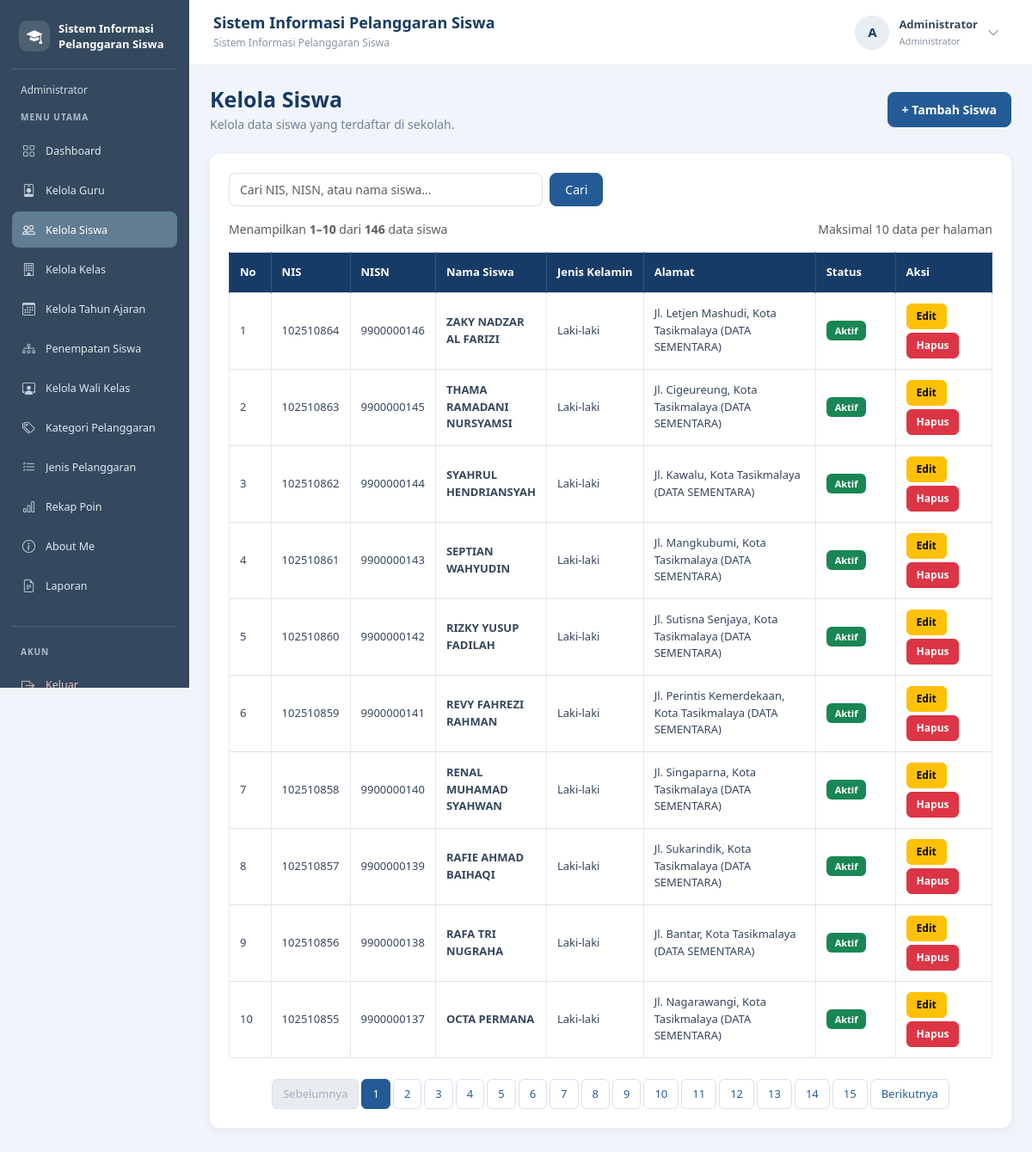
The page /siswa.php (signed in) on the database its author committed.
### tables this page shows
CREATE TABLE `t_siswa` (
  `id` int(11) NOT NULL,
  `nis` varchar(30) NOT NULL,
  `nisn` varchar(20) NOT NULL,
  `nama` varchar(150) NOT NULL,
  `jenis_kelamin` char(1) NOT NULL,
  `tanggal_lahir` date NOT NULL,
  `alamat` text NOT NULL,
  `status_aktif` tinyint(1) NOT NULL,
  `created_at` timestamp NOT NULL DEFAULT current_timestamp(),
  `updated_at` timestamp NOT NULL DEFAULT current_timestamp()
);

### siswa.php (the view, shortened to what this page needs)
<?php
include "config/koneksi.php";
$cari = trim($_GET['cari'] ?? '');
$batas = 10;
$halaman = max(1, (int)($_GET['halaman'] ?? 1));
$keyword = "%" . $cari . "%";
$stmtJumlah = mysqli_prepare(
    $koneksi,
    "SELECT COUNT(*) AS total
     FROM t_siswa
     WHERE nis LIKE ?
        OR nisn LIKE ?
        OR nama LIKE ?"
);
mysqli_stmt_bind_param($stmtJumlah, "sss", $keyword, $keyword, $keyword);
mysqli_stmt_execute($stmtJumlah);
$hasilJumlah = mysqli_stmt_get_result($stmtJumlah);
$dataJumlah = mysqli_fetch_assoc($hasilJumlah);
$totalData = (int)$dataJumlah['total'];
$totalHalaman = max(1, (int)ceil($totalData / $batas));
$halaman = min($halaman, $totalHalaman);
$offset = ($halaman - 1) * $batas;
$stmtData = mysqli_prepare(
    $koneksi,
    "SELECT id, nis, nisn, nama, jenis_kelamin,
            tanggal_lahir, alamat, status_aktif
     FROM t_siswa
     WHERE nis LIKE ?
        OR nisn LIKE ?
        OR nama LIKE ?
     ORDER BY id DESC
     LIMIT ? OFFSET ?"
);
mysqli_stmt_bind_param(
    $stmtData,
    "sssii",
    $keyword,
    $keyword,
    $keyword,
    $batas,
    $offset
);
mysqli_stmt_execute($stmtData);
$result = mysqli_stmt_get_result($stmtData);
$nomorAwal = $offset + 1;
$nomorAkhir = min($offset + $batas, $totalData);
function urlHalamanSiswa($nomorHalaman, $cari)
{
    return '?' . http_build_query([
        'cari' => $cari,
        'halaman' => $nomorHalaman
    ]);
}
?>
<!DOCTYPE html>
<html lang="id">
<head>
    <link href="https://cdn.jsdelivr.net/npm/bootstrap@5.3.8/dist/css/bootstrap.min.css"
          rel="stylesheet">
</head>
<body>
<?php include "includes/sidebar.php"; ?>
<?php include "includes/navbar.php"; ?>
<main class="konten-utama">
    <div class="d-flex flex-wrap justify-content-between align-items-center gap-3 mb-4">
        <div class="judul-halaman">
            <h2 class="mb-1">Kelola Siswa</h2>
            <p class="mb-0">Kelola data siswa yang terdaftar di sekolah.</p>
        </div>
        <a href="tambah_siswa.php" class="btn btn-primary btn-tambah">
            + Tambah Siswa
        </a>
    </div>
    <div class="card card-data">
        <div class="card-body">
            <form action="siswa.php" method="GET" class="row g-2 mb-3">
                <div class="col-md-6 col-lg-5">
                    <input
                        type="search"
                        name="cari"
                        class="form-control"
                        placeholder="Cari NIS, NISN, atau nama siswa..."
                        value="<?= htmlspecialchars($cari, ENT_QUOTES, 'UTF-8'); ?>">
                </div>
                <div class="col-auto">
                    <button type="submit" class="btn btn-primary btn-cari">
                        Cari
                    </button>
                </div>
            </form>
            <div class="d-flex flex-wrap justify-content-between align-items-center gap-2 mb-3">
                <small class="text-muted">
                    <?php if ($totalData > 0): ?>
                        Menampilkan
                        <strong><?= $nomorAwal; ?>–<?= $nomorAkhir; ?></strong>
                        dari <strong><?= $totalData; ?></strong> data siswa
                    <?php else: ?>
                        Tidak ada data siswa yang ditemukan.
                    <?php endif; ?>
                </small>
                <small class="text-muted">
                    Maksimal <?= $batas; ?> data per halaman
                </small>
            </div>
            <div class="table-responsive">
                <table class="table table-bordered table-hover align-middle">
                    <thead>
                        <tr>
                            <th width="55">No</th>
                            <th>NIS</th>
                            <th>NISN</th>
                            <th>Nama Siswa</th>
                            <th>Jenis Kelamin</th>
                            <th>Alamat</th>
                            <th width="120">Status</th>
                            <th width="145">Aksi</th>
                        </tr>
                    </thead>
                    <tbody>
                    <?php if ($totalData > 0): ?>
                        <?php while ($siswa = mysqli_fetch_assoc($result)): ?>
                            <tr>
                                <td><?= $nomorAwal++; ?></td>
                                <td>
                                    <?= htmlspecialchars($siswa['nis'] ?? '', ENT_QUOTES, 'UTF-8'); ?>
                                </td>
                                <td>
                                    <?= htmlspecialchars($siswa['nisn'] ?? '', ENT_QUOTES, 'UTF-8'); ?>
                                </td>
                                <td class="fw-semibold">
                                    <?= htmlspecialchars($siswa['nama'] ?? '', ENT_QUOTES, 'UTF-8'); ?>
                                </td>
                                <td>
                                    <?php
                                    if ($siswa['jenis_kelamin'] == 'L') {
                                        echo 'Laki-laki';
                                    } elseif ($siswa['jenis_kelamin'] == 'P') {
                                        echo 'Perempuan';
                                    } else {
                                        echo '-';
                                    }
                                    ?>
                                </td>
                                <td style="min-width: 200px; white-space: normal;">
                                    <?php
                                    $alamat = trim($siswa['alamat'] ?? '');
                                    echo $alamat !== ''
                                        ? htmlspecialchars($alamat, ENT_QUOTES, 'UTF-8')
                                        : '-';
                                    ?>
                                </td>
                                <td>
                                    <?php if ($siswa['status_aktif'] == 1): ?>
                                        <span class="badge bg-success">Aktif</span>
                                    <?php else: ?>
                                        <span class="badge bg-secondary">Tidak Aktif</span>
                                    <?php endif; ?>
                                </td>
                                <td>
                                    <div class="d-flex flex-wrap gap-1">
                                        <a
                                            href="edit_siswa.php?id=<?= (int)$siswa['id']; ?>"
                                            class="btn btn-warning btn-aksi">
                                            Edit
                                        </a>
                                        <form
                                            action="hapus_siswa.php"
                                            method="POST"
                                            class="d-inline"
                                            onsubmit="return confirm('Yakin ingin menghapus data siswa ini?');">
                                            <button
                                                type="submit"
                                                class="btn btn-danger btn-aksi">
                                                Hapus
                                            </button>
                                        </form>
                                    </div>
                                </td>
                            </tr>
                        <?php endwhile; ?>
                    <?php endif; ?>
                    </tbody>
                </table>
            </div>
            <?php if ($totalHalaman > 1): ?>
                <nav class="mt-4" aria-label="Navigasi halaman data siswa">
                    <ul class="pagination justify-content-center flex-wrap mb-0">
                        <li class="page-item <?= $halaman <= 1 ? 'disabled' : ''; ?>">
                            <a
                                class="page-link"
                                href="<?= htmlspecialchars(urlHalamanSiswa(max(1, $halaman - 1), $cari), ENT_QUOTES, 'UTF-8'); ?>">
                                Sebelumnya
                            </a>
                        </li>
                        <?php for ($i = 1; $i <= $totalHalaman; $i++): ?>
                            <li class="page-item <?= $i == $halaman ? 'active' : ''; ?>">
                                <a
                                    class="page-link"
                                    href="<?= htmlspecialchars(urlHalamanSiswa($i, $cari), ENT_QUOTES, 'UTF-8'); ?>">
                                    <?= $i; ?>
                                </a>
                            </li>
                        <?php endfor; ?>
                        <li class="page-item <?= $halaman >= $totalHalaman ? 'disabled' : ''; ?>">
                            <a
                                class="page-link"
                                href="<?= htmlspecialchars(urlHalamanSiswa(min($totalHalaman, $halaman + 1), $cari), ENT_QUOTES, 'UTF-8'); ?>">
                                Berikutnya
                            </a>
                        </li>
                    </ul>
                </nav>
            <?php endif; ?>
        </div>
    </div>
</main>
</body>
</html>

### siswa.php (style rules this page uses)
body { margin: 0; background-color: #F1F5FB; }
.konten-utama, .konten-utama * { box-sizing: border-box; }
.konten-utama { position: relative; display: block; margin-left: 220px !important; width: calc(100% - 220px) !important; min-width: 0; min-height: 100vh; padding: 100px 24px 30px; }
.judul-halaman h2 { color: #173B67; font-size: 25px; font-weight: 700; }
.judul-halaman p { color: #718096; font-size: 14px; }
.btn-tambah { background-color: #245B96; border-color: #245B96; border-radius: 8px; padding: 9px 16px; font-size: 14px; font-weight: 600; }
.card-data { border: none; border-radius: 12px; box-shadow: 0 3px 12px rgba(23, 59, 103, 0.07); }
.card-data .card-body { padding: 22px; }
.konten-utama .form-control { border-radius: 8px; border-color: #D8E1EE; font-size: 14px; min-height: 39px; }
.btn-cari { background-color: #245B96; border-color: #245B96; border-radius: 8px; font-size: 14px; padding: 8px 17px; }
.konten-utama .table { margin-bottom: 0; font-size: 13px; }
.konten-utama .table thead th { background-color: #173B67; color: #FFFFFF; font-weight: 600; padding: 13px 12px; white-space: nowrap; border-color: #31577F; }
.konten-utama .table tbody td { padding: 12px; color: #35465C; border-color: #E5EAF1; }
.konten-utama .badge { font-size: 11px; font-weight: 600; padding: 6px 10px; border-radius: 6px; }
.btn-aksi { border-radius: 6px; font-size: 12px; padding: 5px 11px; font-weight: 600; }
.konten-utama .pagination { gap: 4px; }
.konten-utama .pagination .page-link { border: 1px solid #D8E1EE; border-radius: 6px; color: #245B96; font-size: 13px; padding: 7px 12px; }
.konten-utama .pagination .page-item.active .page-link { background-color: #245B96; border-color: #245B96; color: #FFFFFF; }
.konten-utama .pagination .page-item.disabled .page-link { color: #A0AEC0; }

### rows shown on the page
t_siswa: nis "102510864", nisn "9900000146", nama "ZAKY NADZAR AL FARIZI", jenis_kelamin "Laki-laki", alamat "Jl. Letjen Mashudi, Kota Tasikmalaya (DATA SEMENTARA)", status_aktif "Aktif"
t_siswa: nis "102510863", nisn "9900000145", nama "THAMA RAMADANI NURSYAMSI", jenis_kelamin "Laki-laki", alamat "Jl. Cigeureung, Kota Tasikmalaya (DATA SEMENTARA)", status_aktif "Aktif"
t_siswa: nis "102510862", nisn "9900000144", nama "SYAHRUL HENDRIANSYAH", jenis_kelamin "Laki-laki", alamat "Jl. Kawalu, Kota Tasikmalaya (DATA SEMENTARA)", status_aktif "Aktif"
t_siswa: nis "102510861", nisn "9900000143", nama "SEPTIAN WAHYUDIN", jenis_kelamin "Laki-laki", alamat "Jl. Mangkubumi, Kota Tasikmalaya (DATA SEMENTARA)", status_aktif "Aktif"
t_siswa: nis "102510860", nisn "9900000142", nama "RIZKY YUSUP FADILAH", jenis_kelamin "Laki-laki", alamat "Jl. Sutisna Senjaya, Kota Tasikmalaya (DATA SEMENTARA)", status_aktif "Aktif"
t_siswa: nis "102510859", nisn "9900000141", nama "REVY FAHREZI RAHMAN", jenis_kelamin "Laki-laki", alamat "Jl. Perintis Kemerdekaan, Kota Tasikmalaya (DATA SEMENTARA)", status_aktif "Aktif"
t_siswa: nis "102510858", nisn "9900000140", nama "RENAL MUHAMAD SYAHWAN", jenis_kelamin "Laki-laki", alamat "Jl. Singaparna, Kota Tasikmalaya (DATA SEMENTARA)", status_aktif "Aktif"
t_siswa: nis "102510857", nisn "9900000139", nama "RAFIE AHMAD BAIHAQI", jenis_kelamin "Laki-laki", alamat "Jl. Sukarindik, Kota Tasikmalaya (DATA SEMENTARA)", status_aktif "Aktif"
t_siswa: nis "102510856", nisn "9900000138", nama "RAFA TRI NUGRAHA", jenis_kelamin "Laki-laki", alamat "Jl. Bantar, Kota Tasikmalaya (DATA SEMENTARA)", status_aktif "Aktif"
t_siswa: nis "102510855", nisn "9900000137", nama "OCTA PERMANA", jenis_kelamin "Laki-laki", alamat "Jl. Nagarawangi, Kota Tasikmalaya (DATA SEMENTARA)", status_aktif "Aktif"

### other values the page prints
$labelRole "Administrator"
$menu[0] "Dashboard"
$menu[0] "Kelola Guru"
$menu[0] "Kelola Siswa"
$menu[0] "Kelola Kelas"
$menu[0] "Kelola Tahun Ajaran"
$menu[0] "Penempatan Siswa"
$menu[0] "Kelola Wali Kelas"
$menu[0] "Kategori Pelanggaran"
$menu[0] "Jenis Pelanggaran"
$menu[0] "Rekap Poin"
$menu[0] "About Me"
$menu[0] "Laporan"
$judulNavbar "Sistem Informasi Pelanggaran Siswa"
$inisial "A"
